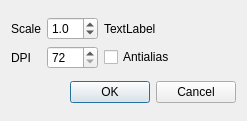
<?xml version="1.0" encoding="UTF-8"?>
<ui version="4.0">
 <class>SnapshotImageDialog</class>
 <widget class="QDialog" name="SnapshotImageDialog">
  <property name="geometry">
   <rect>
    <x>0</x>
    <y>0</y>
    <width>247</width>
    <height>121</height>
   </rect>
  </property>
  <property name="windowTitle">
   <string>Image Settings</string>
  </property>
  <layout class="QVBoxLayout" name="verticalLayout">
   <item>
    <layout class="QGridLayout" name="gridLayout">
     <item row="0" column="0">
      <widget class="QLabel" name="label">
       <property name="text">
        <string>Scale</string>
       </property>
      </widget>
     </item>
     <item row="0" column="1">
      <widget class="QDoubleSpinBox" name="sizeSpin">
       <property name="decimals">
        <number>1</number>
       </property>
       <property name="minimum">
        <double>0.500000000000000</double>
       </property>
       <property name="maximum">
        <double>16.000000000000000</double>
       </property>
       <property name="value">
        <double>1.000000000000000</double>
       </property>
      </widget>
     </item>
     <item row="1" column="0">
      <widget class="QLabel" name="label_2">
       <property name="text">
        <string>DPI</string>
       </property>
      </widget>
     </item>
     <item row="1" column="1">
      <widget class="QSpinBox" name="dpi">
       <property name="minimum">
        <number>72</number>
       </property>
       <property name="maximum">
        <number>600</number>
       </property>
      </widget>
     </item>
     <item row="1" column="2">
      <widget class="QCheckBox" name="antialias">
       <property name="text">
        <string>Antialias</string>
       </property>
      </widget>
     </item>
     <item row="1" column="3">
      <spacer name="horizontalSpacer_2">
       <property name="orientation">
        <enum>Qt::Horizontal</enum>
       </property>
       <property name="sizeHint" stdset="0">
        <size>
         <width>40</width>
         <height>20</height>
        </size>
       </property>
      </spacer>
     </item>
     <item row="0" column="2" colspan="2">
      <widget class="QLabel" name="sizeLabel">
       <property name="text">
        <string>TextLabel</string>
       </property>
      </widget>
     </item>
    </layout>
   </item>
   <item>
    <widget class="QDialogButtonBox" name="buttonBox">
     <property name="standardButtons">
      <set>QDialogButtonBox::Cancel|QDialogButtonBox::Ok</set>
     </property>
    </widget>
   </item>
  </layout>
 </widget>
 <resources/>
 <connections/>
</ui>
